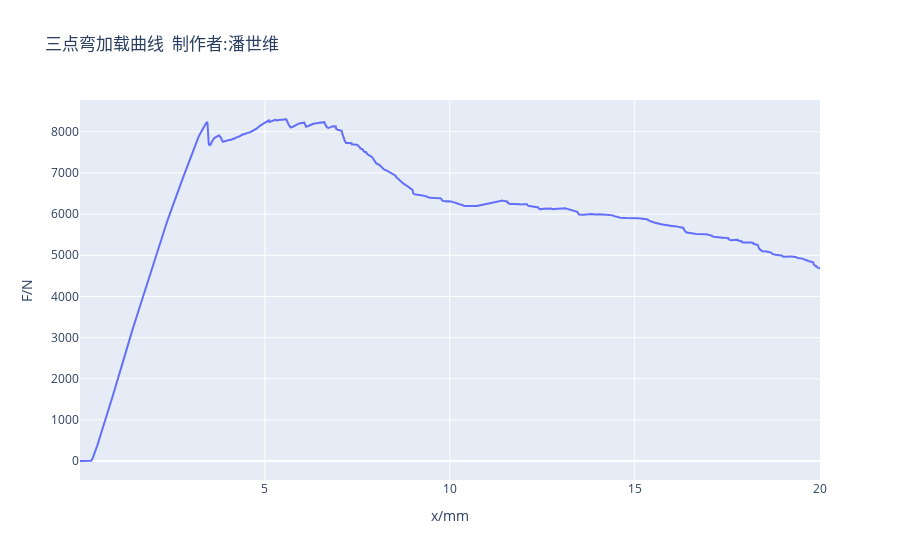

Here is the notebook cell this chart was saved with:
### Code cell
import numpy as np
import pandas as pd
import math
import os

import plotly.graph_objects as go
Y_arr=[]
t_arr=[]
fig=go.Figure()
data_file = 'data.csv'
F=[]
X=[]

F2=[]
X2=[]
with open(data_file, 'r',encoding='utf-8', errors='ignore') as f:
    for line in f:
        x=float(line.split(',')[1])
        F.append(float(line.split(',')[0]))
        X.append(x)
        if(x>0.3365 and x<3.1924):
            F2.append(float(line.split(',')[0]))
            X2.append(x)
        
fig.add_trace(go.Scatter(x=X,y=F,name='实验数据'))
    

fig.update_layout(title='三点弯加载曲线  制作者:潘世维',
                  xaxis_title='x/mm',yaxis_title='F/N')

### Figure 1 — Plotly figure (JSON) as saved in the notebook; plotly's stock layout.template omitted (floating-point values rounded to 4 significant figures; data arrays with more than 128 entries replaced by an {"elided": "..."} marker saying what was removed)
{"data": [{"name": "实验数据", "type": "scatter", "x": {"elided": "3627 float values"}, "y": {"elided": "3627 float values"}}], "layout": {"title": {"text": "三点弯加载曲线  制作者:潘世维"}, "xaxis": {"title": {"text": "x/mm"}}, "yaxis": {"title": {"text": "F/N"}}}}
